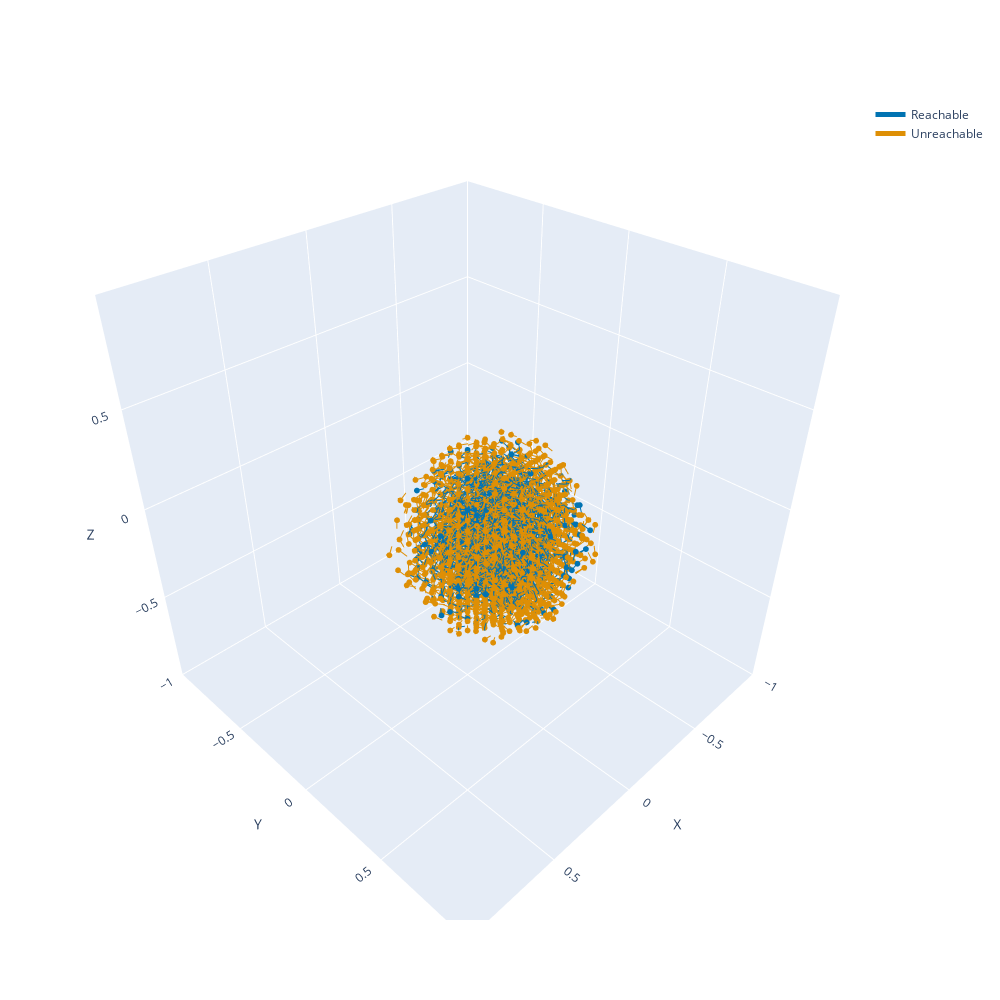

The code cell stored with this chart in its notebook:
### Code cell
visualise_workspace(training_poses[:10000], training_labels[:10000].bool())

### Figure 1 — Plotly figure (JSON) as saved in the notebook; plotly's stock layout.template omitted (floating-point values rounded to 4 significant figures; data arrays with more than 128 entries replaced by an {"elided": "..."} marker saying what was removed)
{"data": [{"line": {"color": "#0173b2", "width": 2}, "mode": "lines", "name": "Reachable", "showlegend": true, "x": {"elided": "16040 float values"}, "y": {"elided": "16040 float values"}, "z": {"elided": "16040 float values"}, "type": "scatter3d"}, {"hoverinfo": "skip", "marker": {"color": "#0173b2", "size": 2}, "mode": "markers", "showlegend": false, "x": {"elided": "4010 float values"}, "y": {"elided": "4010 float values"}, "z": {"elided": "4010 float values"}, "type": "scatter3d"}, {"line": {"color": "#de8f05", "width": 2}, "mode": "lines", "name": "Unreachable", "showlegend": true, "x": {"elided": "23960 float values"}, "y": {"elided": "23960 float values"}, "z": {"elided": "23960 float values"}, "type": "scatter3d"}, {"hoverinfo": "skip", "marker": {"color": "#de8f05", "size": 2}, "mode": "markers", "showlegend": false, "x": {"elided": "5990 float values"}, "y": {"elided": "5990 float values"}, "z": {"elided": "5990 float values"}, "type": "scatter3d"}], "layout": {"scene": {"xaxis": {"title": {"text": "X"}, "range": [-1, 1]}, "yaxis": {"title": {"text": "Y"}, "range": [-1, 1]}, "zaxis": {"title": {"text": "Z"}, "range": [-1, 1]}, "aspectmode": "cube"}, "legend": {"itemsizing": "constant"}, "paper_bgcolor": "white", "width": 1000, "height": 1000}}
